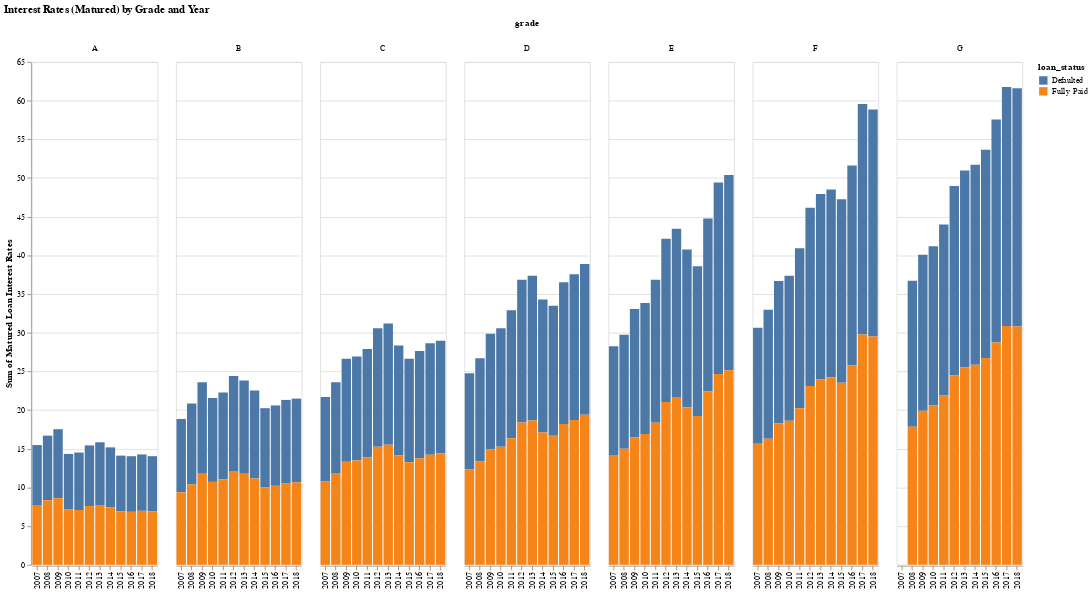

Notebook code for this chart:
### Code cell
chart_data_default = eda_group_data.groupby(['grade', 'issue_date_year','loan_status'
                                            ])['loan_status_count',
                                               'int_rate',
                                                    ].agg({ 'int_rate':'mean',
                                                            'loan_status_count':'count'
                                                          }).reset_index()

map_default_status = {0:'Defaulted', 1:'Fully Paid'}

chart_data_default['loan_status'] = chart_data_default['loan_status'].map(map_default_status)

alt.Chart(chart_data_default).mark_bar().encode(
    x=alt.X(field='issue_date_year',type='nominal',axis=alt.Axis(title='')),
    y=alt.Y(field='int_rate',type='quantitative',axis=alt.Axis(title='Sum of Matured Loan Interest Rates')),
    color='loan_status:N',
    column = 'grade:N',
    tooltip=['loan_status:N', 'grade','int_rate:Q'],
).properties(width=150, height=600,title='Interest Rates (Matured) by Grade and Year')

### Figure 1 — Vega-Lite specification as saved in the notebook (floating-point values rounded to 4 significant figures; data arrays with more than 128 entries replaced by an {"elided": "..."} marker saying what was removed)
{"$schema": "https://vega.github.io/schema/vega-lite/v2.6.0.json", "config": {"view": {"height": 300, "width": 400}}, "data": {"name": "data-b1150f95fdebe89f35d855ae41ac51b9"}, "datasets": {"data-b1150f95fdebe89f35d855ae41ac51b9": {"elided": "166 records"}}, "encoding": {"color": {"field": "loan_status", "type": "nominal"}, "column": {"field": "grade", "type": "nominal"}, "tooltip": [{"field": "loan_status", "type": "nominal"}, {"field": "grade", "type": "nominal"}, {"field": "int_rate", "type": "quantitative"}], "x": {"axis": {"title": ""}, "field": "issue_date_year", "type": "nominal"}, "y": {"axis": {"title": "Sum of Matured Loan Interest Rates"}, "field": "int_rate", "type": "quantitative"}}, "height": 600, "mark": "bar", "title": "Interest Rates (Matured) by Grade and Year", "width": 150}
